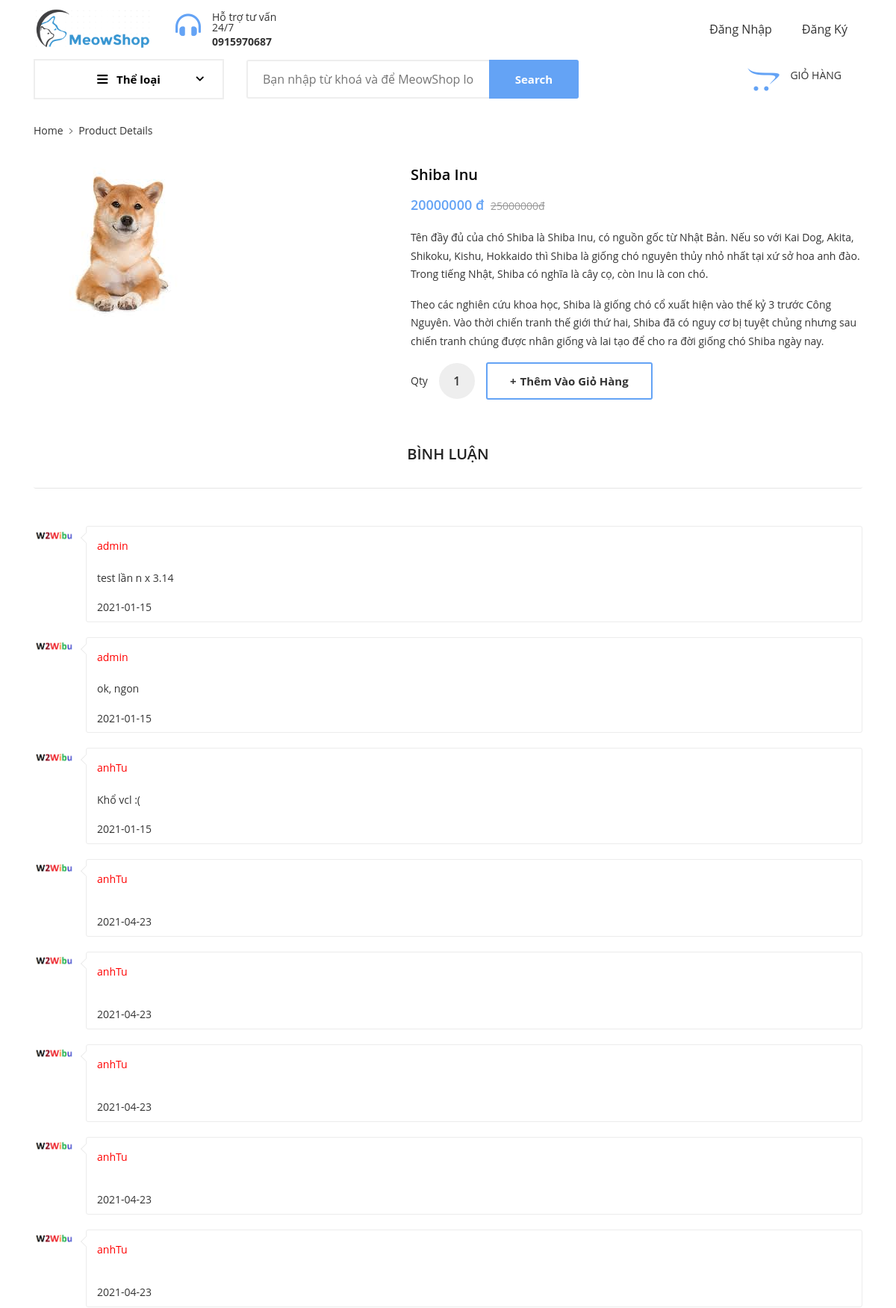
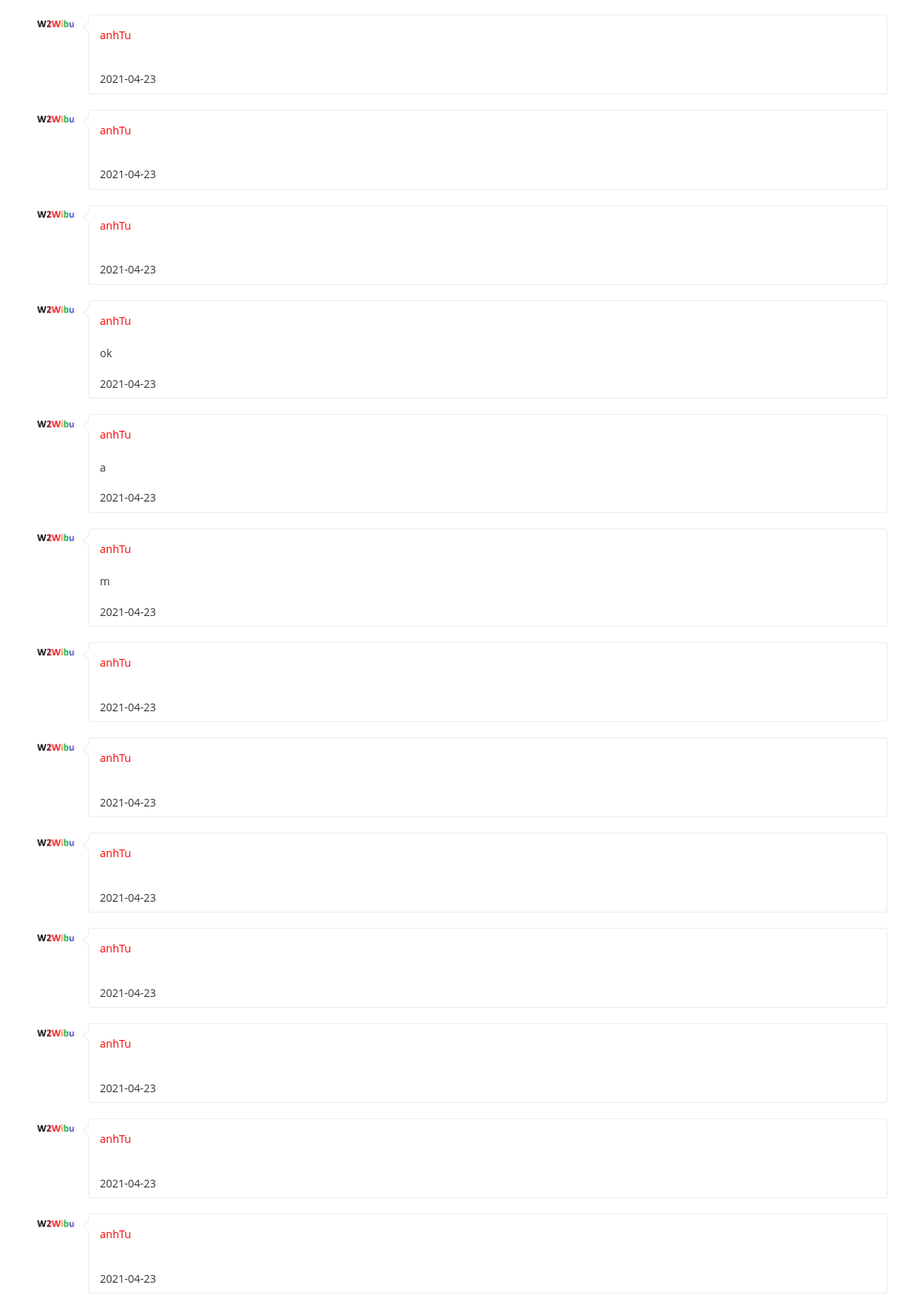
The app's page /website/chitietsp.php?id=5 (upper part) with its own data (2 pictures, top to bottom).
### tables this page shows
CREATE TABLE `hanghoa` (
  `id` int(11) NOT NULL,
  `tenhang` varchar(200) NOT NULL,
  `soluong` int(11) NOT NULL,
  `dongia` int(11) NOT NULL,
  `iddanhmuc` int(11) NOT NULL,
  `anh` mediumtext NOT NULL,
  `mota` varchar(2000) NOT NULL,
  `giamgia` float NOT NULL
);

CREATE TABLE `binhluan` (
  `idbinhluan` int(11) NOT NULL,
  `idsach` int(11) NOT NULL,
  `noidung` varchar(2000) NOT NULL,
  `iduser` int(20) NOT NULL,
  `ten` varchar(50) NOT NULL,
  `ngay` date NOT NULL
);

### website/chitietsp.php (the view, shortened to what this page needs)
<?php include "menu.php" ?>
<!DOCTYPE html>
<html lang="zxx">
<head>
    <link rel="stylesheet" type="text/css" media="screen" href="css/plugins.css" />
    <link rel="stylesheet" type="text/css" media="screen" href="css/main.css" />
</head>
<body>
    <div class="site-wrapper" id="top">
        <section class="breadcrumb-section">
            <div class="container">
                <div class="breadcrumb-contents">
                    <nav aria-label="breadcrumb">
                        <ol class="breadcrumb">
                            <li class="breadcrumb-item"><a href="index.html">Home</a></li>
                            <li class="breadcrumb-item active">Product Details</li>
                        </ol>
                    </nav>
                </div>
            </div>
        </section>
        <main class="inner-page-sec-padding-bottom">
            <div class="container">
                <div class="row  mb--60">
                    <div class="col-lg-5 mb--30" style="align: center">
                        <div >
			  <?php
    				$id = $_GET['id'];
   					$sql = "SELECT * FROM hanghoa WHERE id=$id";
    				$query = mysqli_query($conn, $sql);
					$sp = mysqli_fetch_assoc($query);
					if ($row= $sp){
					echo '
                            <div class="single-slide">
                                <img src="'.$row['anh'].'" alt="">
							</div>';
					}
			?>
                        </div>
                    </div>
                    <div class="col-lg-7">
					<?php
    				$id = $_GET['id'];
   					$sql = "SELECT * FROM hanghoa WHERE id=$id";
    				$query = mysqli_query($conn, $sql);
					$sp = mysqli_fetch_assoc($query);
					if ($row=$sp){
					$kqkm= $row['dongia']-$row['dongia']*$row['giamgia'] ;
					}
					echo '
                        <div class="product-details-info pl-lg--30 ">
                            <h3 class="product-title">'.$sp['tenhang'].'</h3>
                            <div class="price-block">
                                <span class="price-new">'.$kqkm.' đ</span>
                                <del class="price-old">'.$sp['dongia'].'đ</del>
							</div>
                            <article class="product-details-article">
                                <h4 class="sr-only">Product Summery</h4>
                                <p>'.$sp['mota'].'</p>
                            </article>
                            <div class="add-to-cart-row">
                                <div class="count-input-block">
                                    <span class="widget-label">Qty</span>
                                    <input type="number" class="form-control text-center" value="1">
                                </div>
                                <div class="add-cart-btn">
                                    <a href="addcart.php?id='.$sp['id'].'" class="btn btn-outlined--primary"><span class="plus-icon">+</span>Thêm vào giỏ hàng</a>
                                </div>
                            </div>
						</div>';
						?>
                    </div>
                </div>
                <div class="sb-custom-tab review-tab section-padding">
                    <ul class="nav nav-tabs nav-style-2" id="myTab2" role="tablist">
                        <li class="nav-item">
                            <a class="nav-link" id="tab2" data-toggle="tab" href="#tab-2" role="tab"
                                aria-controls="tab-2" aria-selected="true">
                                Bình Luận
                            </a>
                        </li>
                    </ul>
                    <div c>
                        <div >
                            <div class="review-wrapper">
                            <?php
                            $sql = "SELECT * FROM binhluan WHERE idsach =$id";
                            $ketqua1 = mysqli_query($conn, $sql);
                            while ($dong = mysqli_fetch_assoc($ketqua1))
                            {
                                echo '
                                <div class="review-comment mb--20" >
                                    <div class="avatar">
                                        <img src="image/bg-images/logo.png" alt="">
                                    </div>
                                    <div class="text" >
                                        <p style="color:red">'.$dong['ten'].'</p>
                                        <h6 class="author"><p>'.$dong['noidung'].'</p> <span class="font-weight-400">'.$dong['ngay'].'</span>
                                        </h6>
                                    </div>
                                </div>
    ';
                            }
                            ?>
                                </div>
                            </div>
                        </div>
                    </div>
                </div>
                </div>
    <?php include "footer.php"?>
</body>
</html>

### records on screen
hanghoa: anh (picture), tenhang "Shiba Inu", kqkm "20000000", dongia "25000000", mota "Tên đầy đủ của chó Shiba là Shiba Inu, có nguồn gốc từ Nhật Bản. Nếu so với Kai Dog, Akita, Shikoku, Kishu, Hokkaido thì Shiba là giống chó nguyên thủy nhỏ nhất tại xứ sở hoa anh đào. Trong tiếng Nhật, Shiba có nghĩa là cây cọ, còn Inu là con chó. Theo các nghiên cứu khoa học, Shiba là giống chó cổ xuất hiện vào thế kỷ 3 trước Công Nguyên. Vào thời chiến tranh thế giới thứ hai, Shiba đã có nguy cơ bị tuyệt chủng nhưng sau chiến tranh chúng được nhân giống và lai tạo để cho ra đời giống chó Shiba ngày nay."
binhluan: ten "admin", noidung "test lần n x 3.14", ngay "2021-01-15"
binhluan: ten "admin", noidung "ok, ngon", ngay "2021-01-15"
binhluan: ten "anhTu", noidung "Khổ vcl :(", ngay "2021-01-15"
binhluan: ten "anhTu", ngay "2021-04-23"
binhluan: ten "anhTu", ngay "2021-04-23"
binhluan: ten "anhTu", ngay "2021-04-23"
binhluan: ten "anhTu", ngay "2021-04-23"
binhluan: ten "anhTu", ngay "2021-04-23"
binhluan: ten "anhTu", ngay "2021-04-23"
binhluan: ten "anhTu", ngay "2021-04-23"
binhluan: ten "anhTu", ngay "2021-04-23"
binhluan: ten "anhTu", noidung "ok", ngay "2021-04-23"
binhluan: ten "anhTu", noidung "a", ngay "2021-04-23"
binhluan: ten "anhTu", noidung "m", ngay "2021-04-23"
binhluan: ten "anhTu", ngay "2021-04-23"
binhluan: ten "anhTu", ngay "2021-04-23"
binhluan: ten "anhTu", ngay "2021-04-23"
binhluan: ten "anhTu", ngay "2021-04-23"
binhluan: ten "anhTu", ngay "2021-04-23"
binhluan: ten "anhTu", ngay "2021-04-23"
binhluan: ten "anhTu", ngay "2021-04-23"
